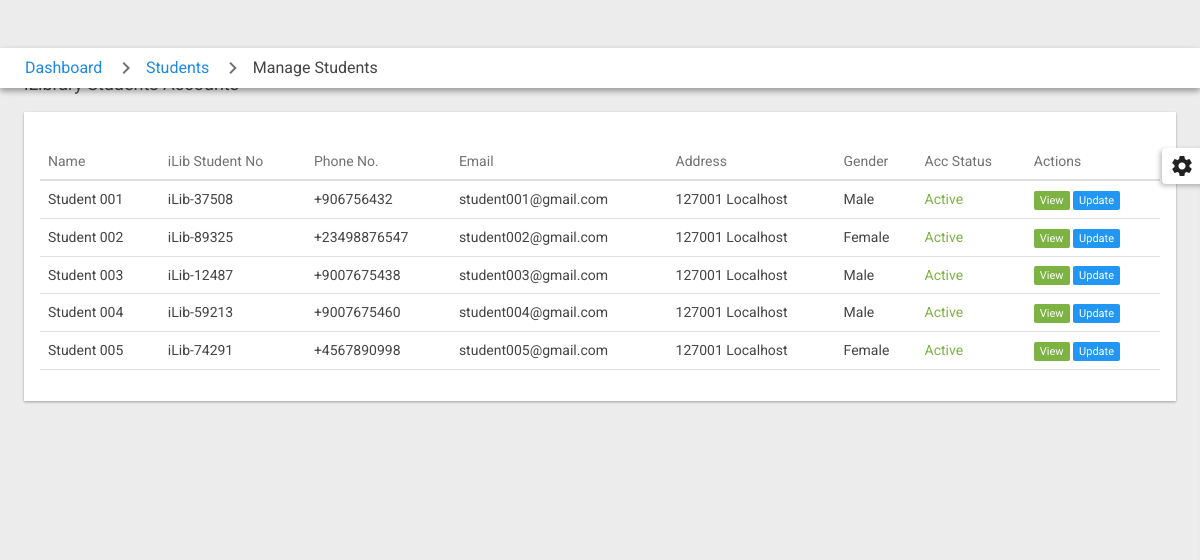
The app's page /staff/pages_staff_manage_student.php (signed in), older data.
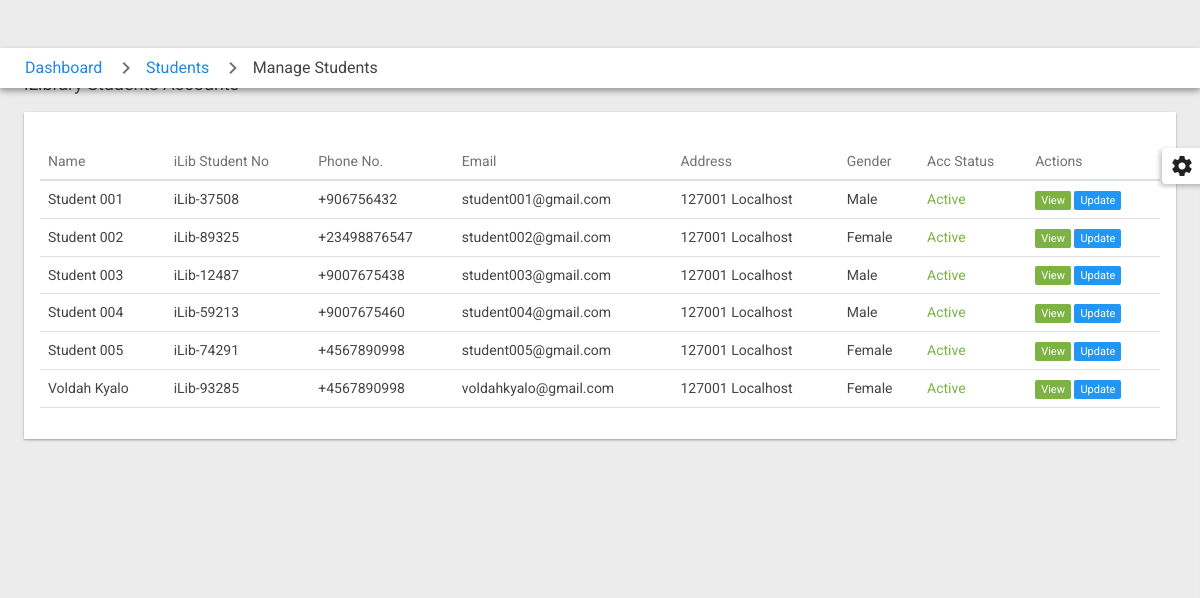
The same page, newer data.
### tables this page shows
CREATE TABLE `iL_Students` (
  `s_id` int(20) NOT NULL,
  `s_name` varchar(200) NOT NULL,
  `s_number` varchar(200) NOT NULL,
  `s_email` varchar(200) NOT NULL,
  `s_pwd` varchar(200) NOT NULL,
  `s_sex` varchar(200) NOT NULL,
  `s_phone` varchar(200) NOT NULL,
  `s_bio` longtext NOT NULL,
  `s_adr` varchar(200) NOT NULL,
  `s_dpic` varchar(200) NOT NULL,
  `s_acc_status` varchar(200) NOT NULL,
  `created_at` timestamp(6) NOT NULL DEFAULT CURRENT_TIMESTAMP(6) ON UPDATE CURRENT_TIMESTAMP(6)
);

### staff/pages_staff_manage_student.php (the view, shortened to what this page needs)
<?php
    include('assets/config/config.php');
?>
<!doctype html>
 <html lang="en">
<?php
    include("assets/inc/head.php");
?>
<body class="disable_transitions sidebar_main_open sidebar_main_swipe">
    <div id="page_content">
        <div id="top_bar">
            <ul id="breadcrumbs">
                <li><a href="pages_staff_dashboard.php">Dashboard</a></li>
                <li><a href="#">Students</a></li>
                <li><span>Manage Students</span></li>
            </ul>
        </div>
        <div id="page_content_inner">
            <h4 class="heading_a uk-margin-bottom">iLibrary Students Accounts</h4>
            <div class="md-card uk-margin-medium-bottom">
                <div class="md-card-content">
                    <table id="dt_tableExport" class="uk-table" cellspacing="0" width="100%">
                        <thead>
                        <tr>
                            <th>Name</th>
                            <th>iLib Student No</th>
                            <th>Phone No.</th>
                            <th>Email</th>
                            <th>Address</th>
                            <th>Gender</th>
                            <th>Acc Status</th>
                            <th>Actions</th>
                        </tr>
                        <tbody>
                            <?php
                                $ret="SELECT * FROM  iL_Students";
                                $stmt= $mysqli->prepare($ret) ;
                                $stmt->execute() ;
                                $res=$stmt->get_result();
                                while($row=$res->fetch_object())
                                {
                                     if($row->s_acc_status == 'Active')
                                     {
                                        $account_status = "<td class='uk-text-success'>$row->s_acc_status</td>";
                                     }
                                     elseif($row->s_acc_status == 'Pending')
                                     {
                                         $account_status = "<td class='uk-text-warning'>$row->s_acc_status</td>";
                                     }
                                     else
                                     {
                                         $account_status = "<td class='uk-text-danger'>$row->s_acc_status</td>";
                                     }
                            ?>
                                <tr>
                                    <td><?php echo $row->s_name;?></td>
                                    <td><?php echo $row->s_number;?></td>
                                    <td><?php echo $row->s_phone;?></td>
                                    <td><?php echo $row->s_email;?></td>
                                    <td><?php echo $row->s_adr;?></td>
                                    <td><?php echo $row->s_sex;?></td>
                                    <?php echo $account_status;?>
                                    <td>
                                        <a href="pages_staff_view_student.php?student_number=<?php echo $row->s_number;?>">
                                            <span class='uk-badge uk-badge-success'>View</span>
                                        </a>
                                        <a href="pages_staff_edit_student.php?student_number=<?php echo $row->s_number;?>">
                                            <span class='uk-badge uk-badge-primary'>Update</span>
                                        </a>
                                    </td>
                                </tr>
                            <?php }?>
                        </tbody>
                    </table>
                </div>
            </div>
        </div>
    </div>
    <div id="style_switcher">
        <div id="style_switcher_toggle"><i class="material-icons">&#xE8B8;</i></div>
    </div>
</body>
</html>

Row changes from the older to the newer data that the page shows:
added il_students: s_name "Voldah Kyalo", s_number "iLib-93285", s_phone "+4567890998", s_email "voldahkyalo@gmail.com", s_adr "127001 Localhost", s_sex "Female", s_acc_status "Active"
